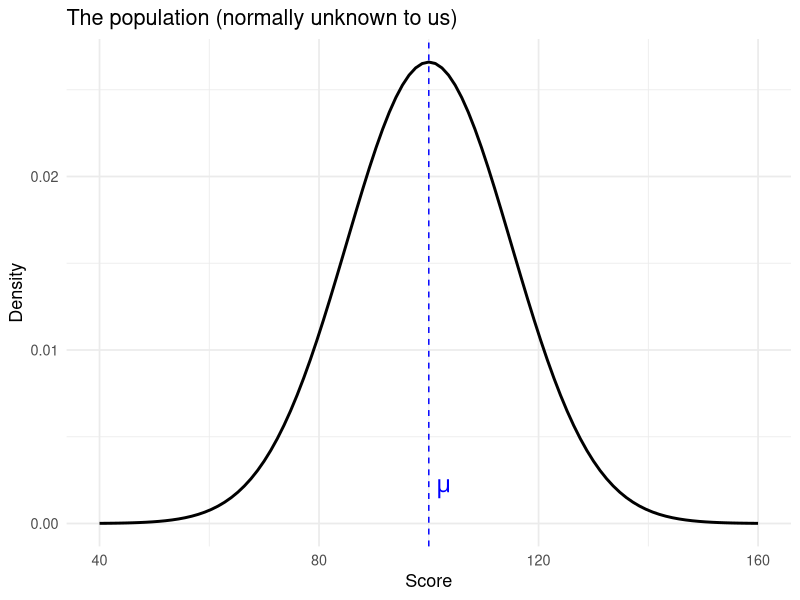
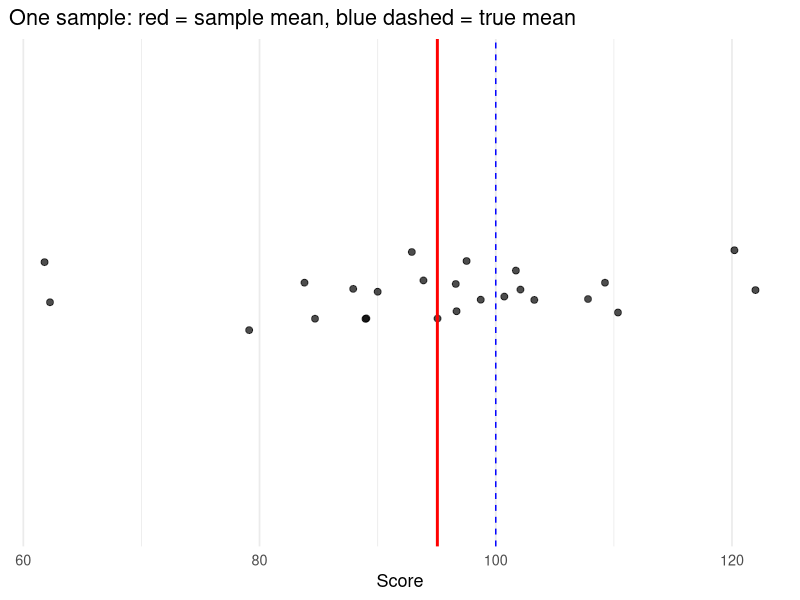
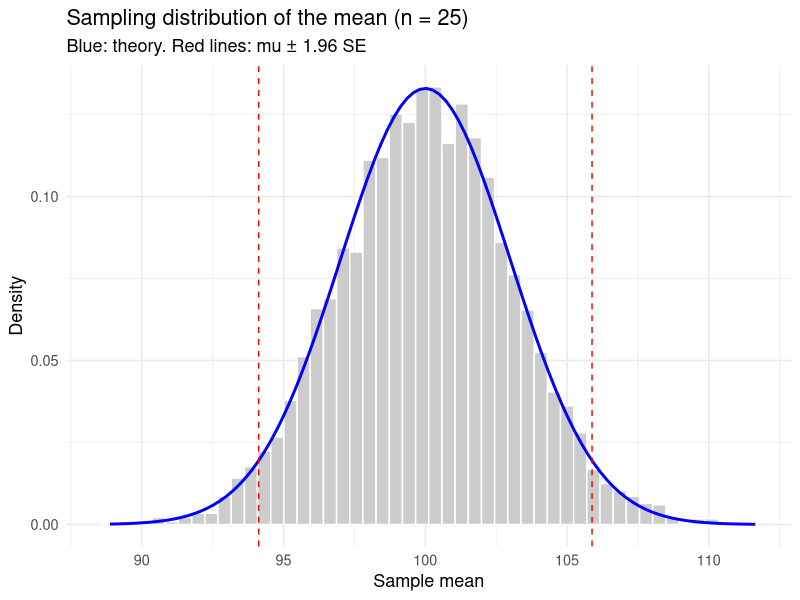
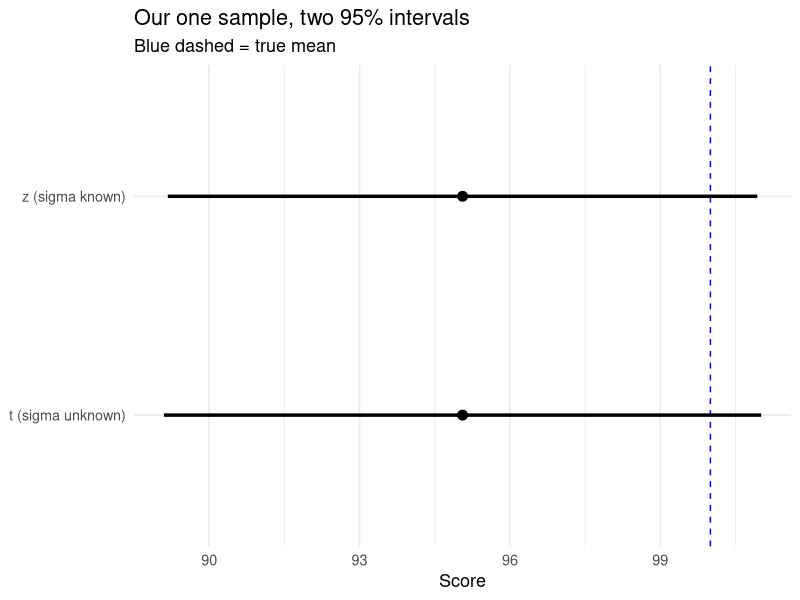
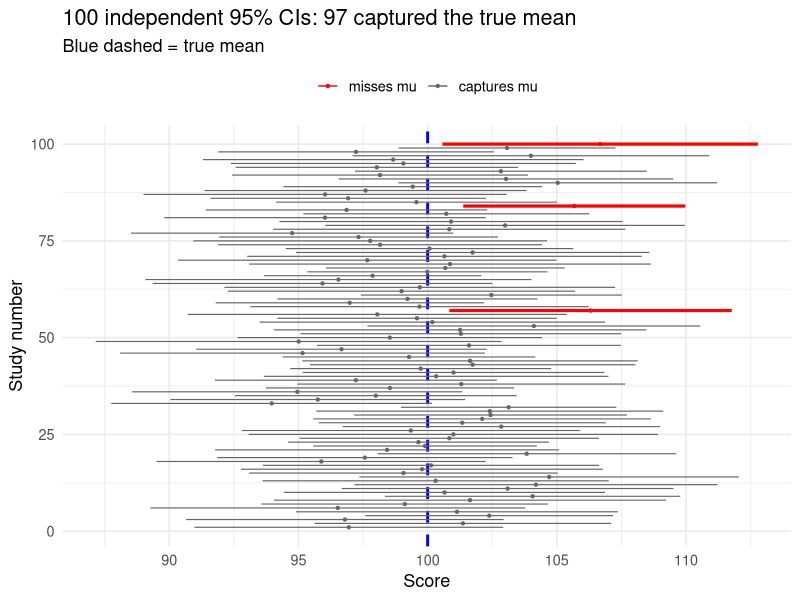
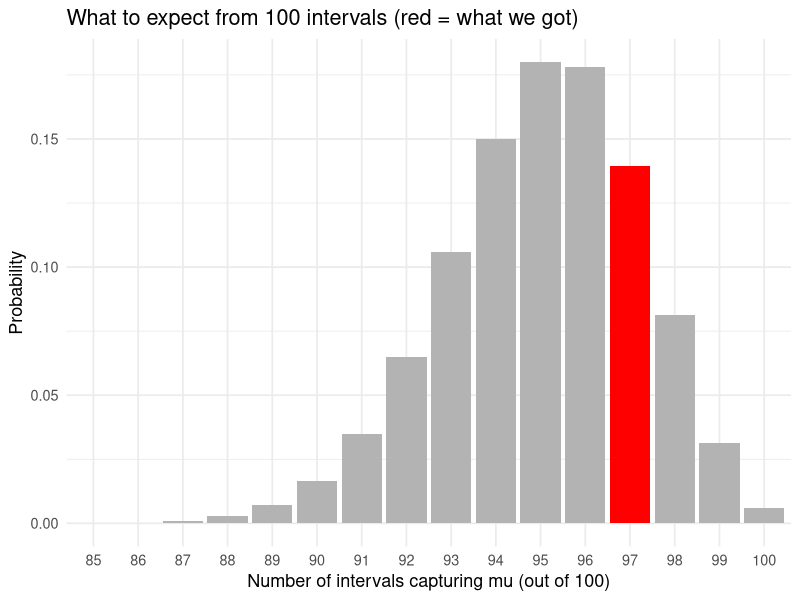
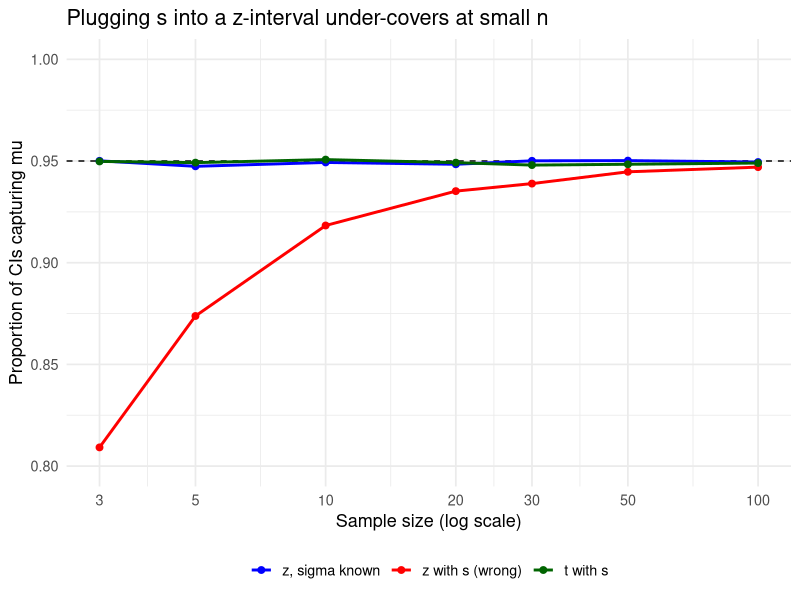
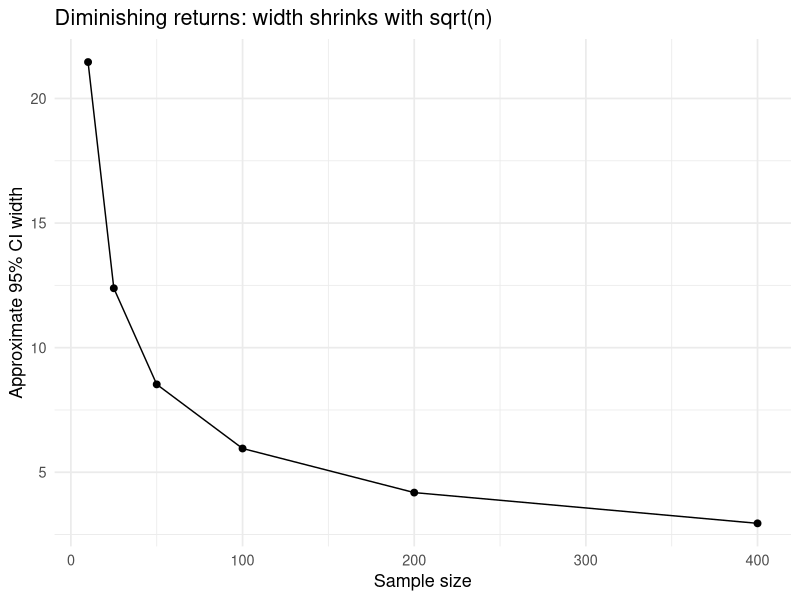

Reproduce these figures in R, in order.
# =============================================================================
#  CONFIDENCE INTERVALS FROM SCRATCH  (tidyverse version)
#  A beginner's walk-through: compute by hand, verify, then simulate what
#  "95% confidence" actually means.
#
#  How to use: run one section at a time (Ctrl/Cmd + Enter line by line, or
#  Ctrl/Cmd + Alt + T in RStudio to run the current section).
#  Requires: R >= 4.1 (for the native pipe |> and \(x) lambdas)
#            install.packages("tidyverse")   # once; includes ggplot2 + broom
# =============================================================================


# ---- 0. Setup ---------------------------------------------------------------

library(tidyverse)   # loads ggplot2, dplyr, tidyr, purrr, tibble, ...

theme_set(theme_minimal(base_size = 13))   # one clean look for every plot

# set.seed() makes the "random" numbers reproducible.
# Everyone in class who uses the same seed gets the same results.
set.seed(2026)

# In real research we NEVER know the true population values.
# Here we invent a population so we can check our work against the truth.
# Think of it as IQ-like scores: mean 100, standard deviation 15.
mu    <- 100    # TRUE population mean (the thing we are trying to estimate)
sigma <- 15     # TRUE population standard deviation
n     <- 25     # sample size
conf  <- 0.95   # confidence level
alpha <- 1 - conf   # the "error rate" we accept: 0.05

# Look at the population we are sampling from
ggplot() +
  stat_function(fun = dnorm, args = list(mean = mu, sd = sigma),
                linewidth = 1) +
  xlim(mu - 4 * sigma, mu + 4 * sigma) +
  geom_vline(xintercept = mu, linetype = "dashed", colour = "blue") +
  annotate("text", x = mu, y = 0.002, label = "mu", parse = TRUE,
           hjust = -0.5, colour = "blue", size = 6) +
  labs(title = "The population (normally unknown to us)",
       x = "Score", y = "Density")


# ---- 1. Draw ONE sample and describe it by hand ------------------------------

# A tibble is a tidyverse data frame: one row per person, one column per variable.
samp <- tibble(
  id    = 1:n,
  score = rnorm(n, mean = mu, sd = sigma)   # n random draws from the population
)
samp   # look at the raw data

# Hand calculations inside summarise():
#   sample mean = add everything up, divide by n
#   sample SD   = average squared distance from the mean, divided by (n - 1),
#                 then square-rooted. The n - 1 corrects for measuring
#                 distances from xbar instead of from the true mu.
hand <- samp |>
  summarise(
    n_obs = n(),                                         # count the rows
    xbar  = sum(score) / n_obs,                          # mean by hand
    s     = sqrt(sum((score - xbar)^2) / (n_obs - 1)),   # SD by hand
    xbar_builtin = mean(score),                          # R's versions,
    s_builtin    = sd(score)                             # for checking
  )
hand   # the hand and built-in columns should match

# Pull the two numbers out as plain values for later sections
xbar <- hand$xbar
s    <- hand$s

# Picture the sample: each dot is one person
ggplot(samp, aes(x = score, y = 0)) +
  geom_jitter(height = 0.1, width = 0, size = 2, alpha = 0.7) +
  geom_vline(xintercept = xbar, colour = "red", linewidth = 1) +
  geom_vline(xintercept = mu, colour = "blue", linetype = "dashed") +
  scale_y_continuous(NULL, breaks = NULL, limits = c(-0.5, 0.5)) +
  labs(title = "One sample: red = sample mean, blue dashed = true mean",
       x = "Score")

# KEY POINT: xbar is not equal to mu. Every sample gives a different xbar.
# A confidence interval puts a margin of error around xbar.


# ---- 2. Why the interval works: the sampling distribution of the mean -------

# Imagine repeating the study many times. Each time: draw n people,
# compute xbar. What do all those xbars look like?
n_reps <- 5000
xbars <- tibble(rep = 1:n_reps) |>
  mutate(xbar = map_dbl(rep, \(i) mean(rnorm(n, mean = mu, sd = sigma))))
# map_dbl() runs the little function once per row and returns numbers.

# Theory says: xbars are normal, centered on mu,
# with SD = sigma / sqrt(n). That SD has a special name: the STANDARD ERROR.
se_true <- sigma / sqrt(n)
z_crit  <- qnorm(1 - alpha / 2)   # qnorm(0.975) = 1.959964...

ggplot(xbars, aes(x = xbar)) +
  geom_histogram(aes(y = after_stat(density)), bins = 50,
                 fill = "grey80", colour = "white") +
  stat_function(fun = dnorm, args = list(mean = mu, sd = se_true),
                colour = "blue", linewidth = 1) +
  geom_vline(xintercept = mu + c(-1, 1) * z_crit * se_true,
             colour = "red", linetype = "dashed") +
  labs(title = paste0("Sampling distribution of the mean (n = ", n, ")"),
       subtitle = "Blue: theory. Red lines: mu \u00b1 1.96 SE",
       x = "Sample mean", y = "Density")

# Check the theory against the simulation
xbars |>
  summarise(
    sd_of_xbars   = sd(xbar),                                   # simulated SE
    theory_se     = se_true,                                    # sigma/sqrt(n)
    prop_within   = mean(abs(xbar - mu) <= z_crit * se_true)    # ~0.95
  )

# THE CORE LOGIC OF A CONFIDENCE INTERVAL:
#   "xbar is within 1.96 SE of mu"   is the SAME statement as
#   "mu is within 1.96 SE of xbar".
# The first happens 95% of the time, so the second does too.
# So: xbar +/- 1.96 * SE catches mu in 95% of samples.


# ---- 3. Where does 1.96 come from? ------------------------------------------

# qnorm(p) returns the z value with probability p to its LEFT.
# For 95% in the middle, we leave 2.5% in each tail:
qnorm(0.975)   #  1.96
qnorm(0.025)   # -1.96

# Other confidence levels use other critical values:
levels <- c(0.80, 0.90, 0.95, 0.99)
tibble(confidence = levels) |>
  mutate(z_critical = qnorm(1 - (1 - confidence) / 2))


# ---- 4 & 5. Two versions of the CI, built by hand ----------------------------

# z-interval (sigma KNOWN):   xbar +/- z_crit * sigma / sqrt(n)
#   Rare in practice, but the simplest case.
# t-interval (sigma UNKNOWN): xbar +/- t_crit * s / sqrt(n)
#   The usual case. s is itself noisy, so we need a slightly WIDER
#   multiplier from the t distribution with n - 1 degrees of freedom.
t_crit <- qt(1 - alpha / 2, df = n - 1)

ci_table <- tibble(
  method = c("z", "t"),
  label  = c("z (sigma known)", "t (sigma unknown)"),
  se     = c(sigma / sqrt(n), s / sqrt(n)),   # standard error
  crit   = c(z_crit, t_crit)                  # critical value
) |>
  mutate(
    moe   = crit * se,       # margin of error
    lower = xbar - moe,
    upper = xbar + moe
  )
ci_table

# Verify the t-interval against R's built-in test.
# broom::tidy() turns the test output into a one-row tibble.
t.test(samp$score, conf.level = conf) |>
  broom::tidy() |>
  select(estimate, conf.low, conf.high)   # should match the "t" row above

# Plot the two intervals side by side
ggplot(ci_table, aes(y = label, xmin = lower, xmax = upper)) +
  geom_vline(xintercept = mu, colour = "blue", linetype = "dashed") +
  geom_linerange(linewidth = 1.2) +
  geom_point(aes(x = xbar), size = 3) +
  labs(title = "Our one sample, two 95% intervals",
       subtitle = "Blue dashed = true mean", x = "Score", y = NULL)

# How the t critical value shrinks toward 1.96 as n grows:
tibble(df = c(2, 4, 9, 24, 49, 99, 999)) |>
  mutate(n          = df + 1,
         t_critical = qt(0.975, df),
         z_critical = qnorm(0.975))


# ---- 6. How to read a CI (and how NOT to) ------------------------------------

# CORRECT:
#   "We are 95% confident the population mean is between L and U."
#   Meaning: the METHOD produces intervals that capture mu 95% of the time.
#
# INCORRECT:
#   "There is a 95% probability that mu is between L and U."
#     -> mu is a fixed number. This particular interval either contains it
#        or does not. The 95% describes the procedure, not this interval.
#   "95% of the data fall in the interval."
#     -> The CI is about the MEAN, not individual scores. Check:
ci_t <- filter(ci_table, method == "t")
samp |>
  summarise(prop_scores_inside = mean(between(score, ci_t$lower, ci_t$upper)))
#     (far below 0.95)
#   "95% of future sample means will fall in this interval."
#     -> Also wrong; this interval is centered on OUR xbar, not on mu.
#
# NOTE: the SAMPLE mean is always inside its own interval (it is the center).
# The interesting question is whether the POPULATION mean mu is inside.


# ---- 7. THE BIG SIMULATION: 100 studies, 100 intervals -----------------------

# Pretend 100 different labs each run the same study and each report
# a 95% t-interval. How many of them capture the true mu?
n_intervals <- 100

# Step 1: build ALL the raw data in long format:
#         one row per person, with a column saying which study they are in.
all_data <- expand_grid(study = 1:n_intervals, person = 1:n) |>
  mutate(score = rnorm(n_intervals * n, mean = mu, sd = sigma))
all_data   # 100 * 25 = 2500 rows

# Step 2: group_by(study) + summarise() = "do this separately for each lab"
sims <- all_data |>
  group_by(study) |>
  summarise(
    mean = mean(score),
    se   = sd(score) / sqrt(n()),
    .groups = "drop"
  ) |>
  mutate(
    lower  = mean - t_crit * se,
    upper  = mean + t_crit * se,
    covers = lower <= mu & upper >= mu    # TRUE if this lab caught mu
  )
sims

sims |> count(covers)   # how many hits and misses?

# Plot all 100 intervals. Misses are red.
ggplot(sims, aes(y = study, xmin = lower, xmax = upper, colour = covers)) +
  geom_vline(xintercept = mu, colour = "blue", linetype = "dashed",
             linewidth = 1) +
  geom_linerange(aes(linewidth = covers)) +
  geom_point(aes(x = mean), size = 0.8) +
  scale_colour_manual(values = c(`TRUE` = "grey40", `FALSE` = "red"),
                      labels = c(`TRUE` = "captures mu", `FALSE` = "misses mu"),
                      name = NULL) +
  scale_linewidth_manual(values = c(`TRUE` = 0.4, `FALSE` = 1.1),
                         guide = "none") +
  labs(title = paste0(n_intervals, " independent 95% CIs: ",
                      sum(sims$covers), " captured the true mean"),
       subtitle = "Blue dashed = true mean",
       x = "Score", y = "Study number") +
  theme(legend.position = "top")

# DISCUSSION: every lab thinks its interval is fine. Nobody can tell from
# their own data whether they are one of the red ones.


# ---- 8. Why didn't we get EXACTLY 95? ----------------------------------------

# The number of hits in 100 tries is itself random:
# Binomial(size = 100, prob = 0.95).
# Expected 95, but 91 to 99 is completely normal.
our_hits <- sum(sims$covers)

tibble(hits = 85:100) |>
  mutate(prob = dbinom(hits, size = 100, prob = 0.95),
         ours = hits == our_hits) |>
  ggplot(aes(x = factor(hits), y = prob, fill = ours)) +
  geom_col() +
  scale_fill_manual(values = c(`FALSE` = "grey70", `TRUE` = "red"),
                    guide = "none") +
  labs(title = "What to expect from 100 intervals (red = what we got)",
       x = "Number of intervals capturing mu (out of 100)",
       y = "Probability")

# Chance of 93 or more hits:
sum(dbinom(93:100, size = 100, prob = 0.95))

# Run MANY more intervals and the proportion settles near 0.95 (next section).


# ---- 9. Coverage in the long run, and why we need t --------------------------

# A reusable function: simulate `reps` studies of size n and report the
# proportion of CIs that capture mu, for three methods:
#   z_known  : xbar +/- 1.96   * sigma / sqrt(n)  (sigma truly known)
#   z_plugin : xbar +/- 1.96   * s / sqrt(n)      (common beginner mistake)
#   t        : xbar +/- t_crit * s / sqrt(n)      (the correct approach)
# Shortcut used below: "lower <= mu <= upper" is the same as
# "|xbar - mu| <= margin of error" (the Section 2 logic again).
coverage_sim <- function(n, reps = 10000, conf = 0.95, mu = 100, sigma = 15) {
  alpha  <- 1 - conf
  z_crit <- qnorm(1 - alpha / 2)
  t_crit <- qt(1 - alpha / 2, df = n - 1)
  
  # Same long-format idea as Section 7, just many more studies
  per_study <- expand_grid(rep = 1:reps, person = 1:n) |>
    mutate(score = rnorm(reps * n, mean = mu, sd = sigma)) |>
    group_by(rep) |>
    summarise(m = mean(score), s = sd(score), .groups = "drop")
  
  per_study |>
    summarise(
      n        = n,
      z_known  = mean(abs(m - mu) <= z_crit * sigma / sqrt(n)),
      z_plugin = mean(abs(m - mu) <= z_crit * s / sqrt(n)),
      t        = mean(abs(m - mu) <= t_crit * s / sqrt(n))
    )
}

# Long-run coverage with our n = 25 (all three should be close to 0.95)
coverage_sim(n = 25)

# Compare methods across sample sizes (takes a few seconds)
ns <- c(3, 5, 10, 20, 30, 50, 100)
cov_table <- map(ns, coverage_sim) |> list_rbind()
cov_table

# Reshape to long format so ggplot can colour by method
cov_table |>
  pivot_longer(-n, names_to = "method", values_to = "coverage") |>
  mutate(method = factor(method,
                         levels = c("z_known", "z_plugin", "t"),
                         labels = c("z, sigma known", "z with s (wrong)",
                                    "t with s"))) |>
  ggplot(aes(x = n, y = coverage, colour = method)) +
  geom_hline(yintercept = 0.95, linetype = "dashed") +
  geom_line(linewidth = 1) +
  geom_point(size = 2) +
  scale_x_log10(breaks = ns) +
  scale_colour_manual(values = c("blue", "red", "darkgreen"), name = NULL) +
  coord_cartesian(ylim = c(0.80, 1)) +
  labs(title = "Plugging s into a z-interval under-covers at small n",
       x = "Sample size (log scale)",
       y = "Proportion of CIs capturing mu") +
  theme(legend.position = "bottom")

# TAKEAWAY: when sigma is estimated, the z-interval is too narrow for small n.
# The t distribution fixes this. By n ~ 30+ the difference is small.


# ---- 10. What controls the WIDTH of an interval? -----------------------------

# Width = 2 * critical value * s / sqrt(n)
# Three levers: confidence level, sample size, variability.

# (a) Higher confidence -> wider interval (same data, different levels)
tibble(confidence = levels) |>
  mutate(width = map_dbl(confidence,
                         \(cl) diff(t.test(samp$score, conf.level = cl)$conf.int)))

# (b) Larger n -> narrower interval. Width shrinks with sqrt(n),
#     so 4x the data gives only half the width.
tibble(n = c(10, 25, 50, 100, 200, 400)) |>
  mutate(width = 2 * qt(0.975, df = n - 1) * sigma / sqrt(n)) |>
  ggplot(aes(x = n, y = width)) +
  geom_line() +
  geom_point(size = 2) +
  labs(title = "Diminishing returns: width shrinks with sqrt(n)",
       x = "Sample size", y = "Approximate 95% CI width")

# (c) More variable population -> wider interval (try sigma = 30 in Section 0)


# ---- 11. Bridge to next lecture: CIs and hypothesis tests --------------------

# Suppose someone claims the population mean is 105.
# If 105 is OUTSIDE our 95% CI, a two-sided t-test at alpha = 0.05
# will reject that claim. If INSIDE, it will not. Same information,
# two presentations.
mu0 <- 105

tibble(
  mu0         = mu0,
  inside_ci   = between(mu0, ci_t$lower, ci_t$upper),
  t_stat      = (xbar - mu0) / ci_t$se,        # preview: the test statistic
  beyond_crit = abs(t_stat) > t_crit           # reject?
)
# These always agree:  inside the CI  <=>  |t| <= t_crit  <=>  do not reject.

# Sneak peek at next lecture's tool, in tidy form:
t.test(samp$score, mu = mu0) |> broom::tidy()


# ---- 12. Exercises -----------------------------------------------------------

# 1. Change n to 5 in Section 0 and rerun Sections 1-7. What happens to the
#    interval widths? Does coverage still hold near 95%?
# 2. Change conf to 0.80 and rerun Section 7. About how many red intervals
#    do you expect? Count them with count(covers).
# 3. In coverage_sim(), replace rnorm(...) with rexp(reps * n, rate = 1 / mu)
#    (a skewed population whose mean is still mu). Check coverage at
#    n = 5, 15, 50. When can you start trusting the t-interval?
# 4. Without running code: to halve the width of an interval, roughly how
#    much must n increase? Check your answer with Section 10(b).
# 5. Explain in one sentence, to a friend, why "95% chance mu is in THIS
#    interval" is not quite right.
